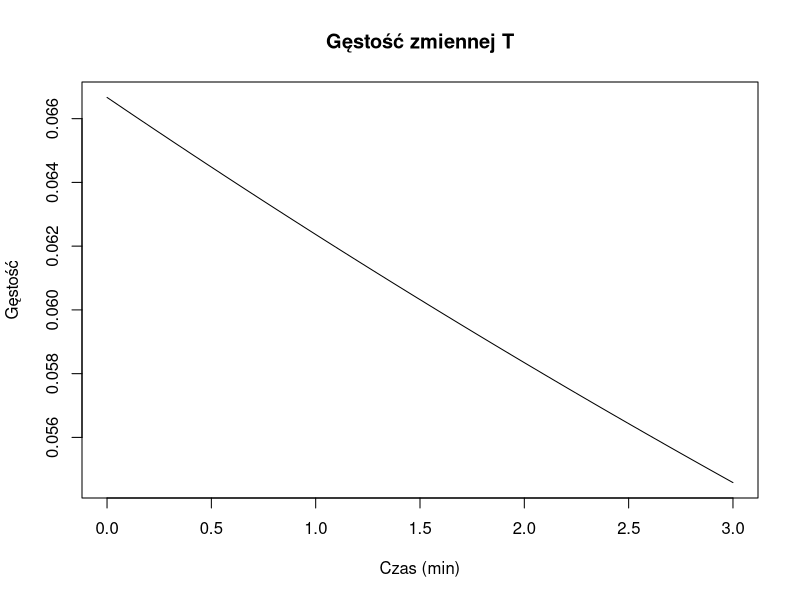
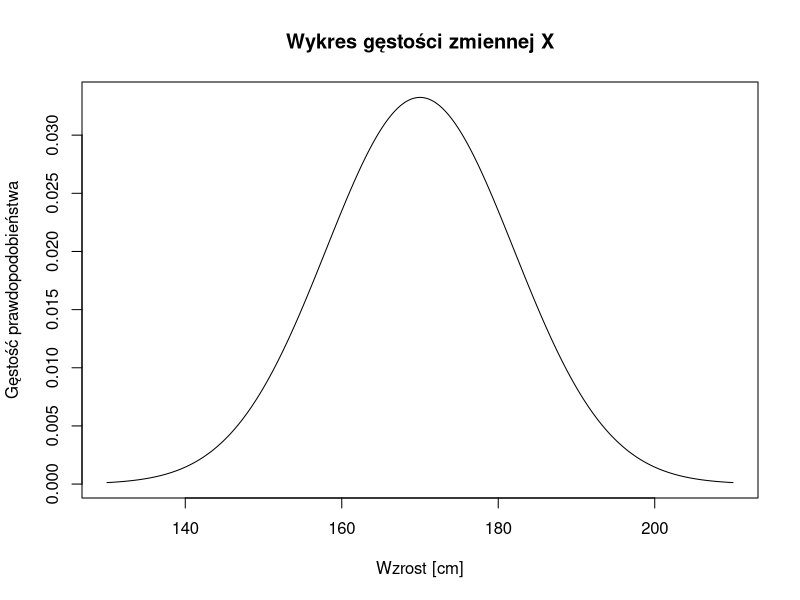

The R source for these figures, in order:
# Dane
a <- 4
b <- 12

# i) P(X<7)
p_X_less_than_7 <- punif(7, min = a, max = b)
p_X_less_than_7

# ii) P(5<X<11)
p_X_between_5_and_11 <- punif(11, min = a, max = b) - punif(5, min = a, max = b)
p_X_between_5_and_11

# iii) P(X>10)
p_X_greater_than_10 <- 1 - punif(10, min = a, max = b)
p_X_greater_than_10

# iv) Wyznaczyć x takie, że P(X>x)=0.6
x_for_0.6_probability <- qunif(0.6, min = a, max = b)
x_for_0.6_probability


#2--------------------------
lambda <- 4  # Intensywność przychodzenia telefonów (4 na minutę)

# i) Prawdopodobieństwo, że czas między telefonami jest większy niż 30s.
p_greater_than_30s <- 1 - pexp(0.5, rate = lambda/60)
p_greater_than_30s

# ii) Prawdopodobieństwo, że czas między telefonami jest mniejszy niż 20s.
p_less_than_20s <- pexp(20/60, rate = lambda/60)
p_less_than_20s

# iii) Prawdopodobieństwo, że czas między telefonami mieści się w przedziale od 40 do 80s.
p_between_40_and_80s <- pexp(80/60, rate = lambda/60) - pexp(40/60, rate = lambda/60)
p_between_40_and_80s

# iv) Wyznaczyć czas t taki, że prawdopodobieństwo, iż czas między telefonami jest większy niż t wynosi 0,2.
t_for_0.2_probability <- qexp(0.2, rate = lambda/60)
t_for_0.2_probability

# Narysować wykres gęstości zmiennej T na przedziale 0≤t≤3
t <- seq(0, 3, by = 0.01)
density <- dexp(t, rate = lambda/60)
plot(t, density, type = "l", xlab = "Czas (min)", ylab = "Gęstość", main = "Gęstość zmiennej T")

#3-----------------------------
# Dane
lambda <- 1/3

# i) Większy niż 2 lata
p_greater_than_2 <- 1 - pexp(2, rate = lambda)
p_greater_than_2

# ii) Mniejszy niż 4 lata
p_less_than_4 <- pexp(4, rate = lambda)
p_less_than_4
# iii) Między 3 a 5 lat
p_between_3_and_5 <- pexp(5, rate = lambda) - pexp(3, rate = lambda)
p_between_3_and_5

# iv) Wyznaczyć czas t taki, że p’stwo, iż czas do usterki jest mniejszy niż t wynosi 0,4
t_for_0.4_probability <- qexp(0.4, rate = lambda)
t_for_0.4_probability

#4 ------------------------------
mu <- 170
sigma <- 12

# i) P(X > 180)
(p_X_greater_than_180 <- 1 - pnorm(180, mean = mu, sd = sigma))

# ii) P(X < 165)
p_X_less_than_165 <- pnorm(165, mean = mu, sd = sigma)
p_X_less_than_165

# iii) P(155 < X < 190)
p_between_155_and_190 <- pnorm(190, mean = mu, sd = sigma) - pnorm(155, mean = mu, sd = sigma)
p_between_155_and_190

# Narysować wykres gęstości zmiennej X na przedziale 130≤x≤210
x <- seq(130, 210, by = 0.1)
density <- dnorm(x, mean = mu, sd = sigma)
plot(x, density, type = "l", xlab = "Wzrost [cm]", ylab = "Gęstość prawdopodobieństwa", main = "Wykres gęstości zmiennej X")
